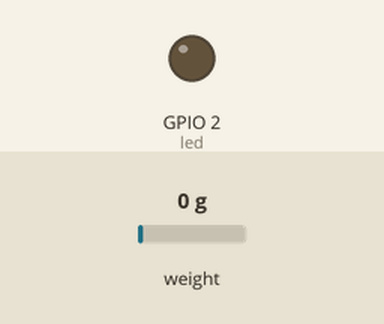
This program was run on a simulated ESP8266 board running MicroPython. On the bench: output pins drawn as LEDs (lit = HIGH, except the on-board LED, lit = LOW). The inputs (shaded band) are chosen by the test bench; at power-on: weight on the scale 0 g. WiFi joins after 1.5 s; the clock reads 2024-03-15 10:24:30 at power-on unless the program sets it; outgoing connections fail; library files of the repository ran but are not shown: hx711.py; pins used as bus, display or sensor lines are not drawn; what the program prints to the serial console is not drawn.

Above: at 8.6 s.
At 11.9 s:
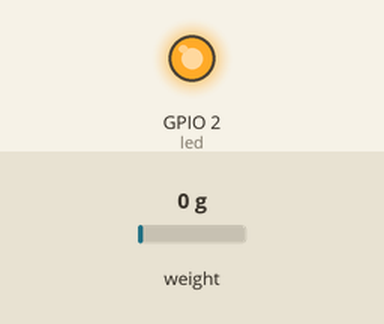
Timing chart, 0 to 12.2 s (numbered marks = the images above):
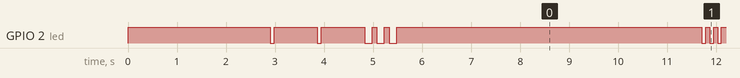

The program:

main.py
```python
# ==============================================================================
# 💎 Golden Guard IoT ERP - ESP8266 + HX711 (20kg) Ağırlık Sensörü Firmware
# ==============================================================================
# Özellikler:
# 1. Wi-Fi'a bağlanır, kopmalarda otomatik yeniden bağlanır.
# 2. HX711 üzerinden 20 kg yük hücresini periyodik olarak okur.
# 3. Ölçülen ağırlığı ERP sunucusuna POST /api/v1/iot/telemetry ile gönderir.
# 4. Açılışta otomatik dara (tare) alır - üzerinde bir şey yokken başlatın!
# ==============================================================================

import time
import socket
import json
import machine
import config
from hx711 import HX711

FIRMWARE_VERSION = "1.0.0-ESP8266-HX711"
start_time = time.time()

# --- Dahili LED (ESP8266'da genelde GPIO2, mantık TERS: 0=Açık, 1=Kapalı) ---
try:
    led = machine.Pin(2, machine.Pin.OUT)
    led.value(1)  # Başlangıçta kapalı
except Exception:
    led = None

stats = {
    "device_ip": "0.0.0.0",
    "wifi_rssi": -60,
    "total_sends": 0,
    "successful_requests": 0,
    "failed_requests": 0,
    "consecutive_failures": 0,
    "last_weight_g": 0.0,
    "last_latency_ms": 0,
}


def led_blink(times=1, on_ms=80, off_ms=80):
    if not led:
        return
    for _ in range(times):
        led.value(0)  # ESP8266 dahili LED'i ters mantık: 0 = yanık
        time.sleep_ms(on_ms)
        led.value(1)
        time.sleep_ms(off_ms)


def connect_wifi():
    """Wi-Fi Ağına Bağlanma"""
    global stats
    try:
        import network
        wlan = network.WLAN(network.STA_IF)
        wlan.active(True)
        if not wlan.isconnected():
            print(f"\n📡 Wi-Fi'a bağlanılıyor: {config.WIFI_SSID}...")
            wlan.connect(config.WIFI_SSID, config.WIFI_PASSWORD)

            timeout = 15
            while not wlan.isconnected() and timeout > 0:
                led_blink(1, 80, 80)
                time.sleep(0.8)
                timeout -= 1
                print(".", end="")
            print("")

        if wlan.isconnected():
            ip_info = wlan.ifconfig()
            stats["device_ip"] = ip_info[0]
            try:
                stats["wifi_rssi"] = wlan.status('rssi')
            except Exception:
                stats["wifi_rssi"] = -55

            print("=" * 65)
            print("💎 ESP8266 AĞIRLIK SENSÖRÜ ÇEVRİMİÇİ!")
            print(f"📌 Firmware        : {FIRMWARE_VERSION}")
            print(f"📌 Cihaz IP Adresi : http://{stats['device_ip']}")
            print(f"📌 Sinyal Gücü     : {stats['wifi_rssi']} dBm")
            print(f"🎯 Hedef ERP       : http://{config.SERVER_HOST}:{config.SERVER_PORT}")
            print("=" * 65)
            led_blink(3, 150, 100)
            return True, wlan
        else:
            print("❌ Wi-Fi bağlantısı kurulamadı! config.py ayarlarını kontrol edin.")
            return False, None
    except Exception as e:
        print(f"❌ Wi-Fi Hatası: {e}")
        return False, None


def http_post_to_erp(path, json_data):
    """ERP Sunucusuna HTTP POST İsteği Gönderir"""
    t_start = time.ticks_ms()
    s = socket.socket()
    s.settimeout(config.REQUEST_TIMEOUT_SEC)
    try:
        addr = socket.getaddrinfo(config.SERVER_HOST, config.SERVER_PORT)[0][-1]
        s.connect(addr)

        body_bytes = json.dumps(json_data).encode("utf-8")
        headers = (
            f"POST {path} HTTP/1.1\r\n"
            f"Host: {config.SERVER_HOST}:{config.SERVER_PORT}\r\n"
            f"Content-Type: application/json\r\n"
            f"Content-Length: {len(body_bytes)}\r\n"
            f"Connection: close\r\n\r\n"
        ).encode("utf-8")

        s.send(headers + body_bytes)
        response = s.recv(1024).decode("utf-8")
        s.close()

        latency = time.ticks_diff(time.ticks_ms(), t_start)
        first_line = response.split("\r\n")[0]
        status_code = int(first_line.split(" ")[1]) if " " in first_line else 0
        return status_code, latency, response
    except Exception as e:
        try:
            s.close()
        except Exception:
            pass
        latency = time.ticks_diff(time.ticks_ms(), t_start)
        return 0, latency, str(e)


def send_weight_telemetry(weight_g):
    """Ölçülen ağırlığı ERP'ye gönderir"""
    stats["total_sends"] += 1
    payload = {
        "device_id": config.DEVICE_ID,
        "slot_number": config.SLOT_NUMBER,
        "weight_grams": round(weight_g, 2)
    }
    status_code, latency, res = http_post_to_erp(config.TELEMETRY_PATH, payload)
    stats["last_latency_ms"] = latency

    timestamp = time.localtime()
    time_str = f"{timestamp[3]:02d}:{timestamp[4]:02d}:{timestamp[5]:02d}"

    if 200 <= status_code < 300:
        stats["successful_requests"] += 1
        stats["consecutive_failures"] = 0
        led_blink(1, 25, 10)
        print(f"[{time_str}] ✅ Gönderildi | Ağırlık: {weight_g:.1f} g | Ping: {latency}ms | Kod: {status_code}")
    else:
        stats["failed_requests"] += 1
        stats["consecutive_failures"] += 1
        print(f"[{time_str}] 🔴 GÖNDERİM HATASI! | Hata: {res}")
        led_blink(3, 80, 80)


def main():
    print("=" * 65)
    print("💎 ESP8266 + HX711 (20kg) Ağırlık Sensörü Firmware")
    print(f"📌 HX711 DOUT (D2) : GPIO{config.HX711_DOUT_PIN}")
    print(f"📌 HX711 SCK  (D1) : GPIO{config.HX711_SCK_PIN}")
    print(f"📌 Gönderim Sıklığı: {config.SEND_INTERVAL_SEC} sn")
    print("=" * 65)

    # 1) HX711'i başlat
    print("\n⚖️  HX711 başlatılıyor...")
    hx = HX711(dout_pin=config.HX711_DOUT_PIN, sck_pin=config.HX711_SCK_PIN)
    hx.set_scale(config.CALIBRATION_FACTOR)

    print("⚖️  Dara alınıyor... TERAZİNİN ÜZERİNDE HİÇBİR ŞEY OLMADIĞINDAN EMİN OLUN!")
    time.sleep(1)
    hx.tare(times=20)
    print(f"✅ Dara tamamlandı. Ofset: {hx.OFFSET:.0f}\n")

    # 2) Wi-Fi bağlantısı
    wifi_ok, wlan = connect_wifi()

    last_send_time = time.time()
    last_sent_weight = None

    print("\n🟢 Sistem hazır! Ağırlık ölçümü ve ERP gönderimi başladı.\n")

    while True:
        current_time_sec = time.time()

        # --- Wi-Fi koptu mu? Otomatik yeniden bağlan ---
        if wlan and not wlan.isconnected():
            print("⚠️ [WIFI KOPTU] Yeniden bağlanılıyor...")
            led_blink(4, 50, 50)
            wifi_ok, wlan = connect_wifi()

        # --- Ağırlığı oku ---
        try:
            weight_g = hx.get_units(times=config.READ_SAMPLES)
            # Küçük negatif sapmaları (gürültü) sıfırla
            if -1.0 < weight_g < 0:
                weight_g = 0.0
            stats["last_weight_g"] = weight_g
        except OSError as e:
            print(f"❌ HX711 okuma hatası: {e} (kablo bağlantısını kontrol edin)")
            time.sleep(1)
            continue

        # --- Periyodik gönderim (isteğe bağlı: sadece değişiklik varsa gönder) ---
        weight_changed = (
            last_sent_weight is None
            or abs(weight_g - last_sent_weight) >= config.MIN_CHANGE_TO_SEND_G
        )
        time_to_send = (current_time_sec - last_send_time) >= config.SEND_INTERVAL_SEC

        if time_to_send and weight_changed:
            last_send_time = current_time_sec
            last_sent_weight = weight_g
            send_weight_telemetry(weight_g)
        elif time_to_send:
            # Değişiklik yoksa da periyodik olarak canlılık için gönder
            last_send_time = current_time_sec
            send_weight_telemetry(weight_g)

        time.sleep_ms(200)


if __name__ == "__main__":
    try:
        main()
    except KeyboardInterrupt:
        print("\n🛑 Program durduruldu.")
```

config.py
```python
# ==============================================================================
# 💎 Golden Guard IoT ERP - ESP8266 + HX711 Ağırlık Sensörü Yapılandırması
# ==============================================================================

# --- Wi-Fi Ayarları ---
WIFI_SSID = "Sahin"
WIFI_PASSWORD = "123456789"

# --- ERP Sunucu Bilgileri ---
SERVER_HOST = "172.20.10.5"   # Bilgisayarınızın yerel IP adresi
SERVER_PORT = 8000
TELEMETRY_PATH = "/api/v1/iot/telemetry"

# --- Cihaz Kimliği ---
DEVICE_ID = "ESP8266_TERAZI_01"
SLOT_NUMBER = 1

# --- HX711 / Yük Hücresi Pin Ayarları (NodeMCU etiketleri) ---
HX711_DOUT_PIN = 4     # D2  -> HX711 "DT" pini
HX711_SCK_PIN = 5      # D1  -> HX711 "SCK" pini

# --- Kalibrasyon ---
# calibrate.py betiğini çalıştırıp buraya çıkan sonucu yazın.
# Katsayı = (bilinen ağırlık konulduğunda okunan ham değer) / (bilinen ağırlık, gram)
CALIBRATION_FACTOR = 420.0     # ÖRNEK değer - kendi terazinize göre değiştirin!
KNOWN_CALIBRATION_WEIGHT_G = 1000   # Kalibrasyonda kullanacağınız referans ağırlık (gram)

# --- Ölçüm & Gönderim Ayarları ---
READ_SAMPLES = 8              # Her ölçümde alınacak örnek sayısı (gürültüyü azaltır)
SEND_INTERVAL_SEC = 5         # ERP'ye kaç saniyede bir ağırlık gönderilecek
MIN_CHANGE_TO_SEND_G = 2.0    # Ağırlık bu kadar (gram) değişmeden tekrar gönderme (opsiyonel filtre)
MAX_CAPACITY_G = 20000        # Yük hücresi kapasitesi (20 kg = 20000 g) - güvenlik sınırı

# --- Ağ Zaman Aşımı ---
REQUEST_TIMEOUT_SEC = 4
```

Measured:
- by itself, everything shown: repeats every 5.0 s, in 6 steps
